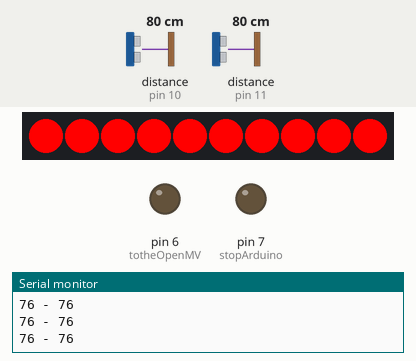
A sketch run on a simulated Arduino Uno, built with avr-gcc and run on an emulated ATmega328P. On the bench: 10 RGB LEDs in strip order, left to right, output pins drawn as LEDs (lit = HIGH), the last lines printed to the serial monitor. Wiring (inferred from the names in the program): 2 × ultrasonic range finder: trigger pin 9, echo pin 11 / trigger pin 12, echo pin 10. The inputs (shaded band) are chosen by the test bench; at power-on: distance to the obstacle (sensors on pin 10, pin 11) 80 cm. The echo pulse lasts 58.3 µs per cm; pins used as bus, display or sensor lines are not drawn.

Above: at 1.4 s.
1.5 s: distance to the obstacle (sensor on pin 10) set to 49 cm
3.0 s: distance to the obstacle (sensor on pin 10) set to 40 cm
At 4.4 s:
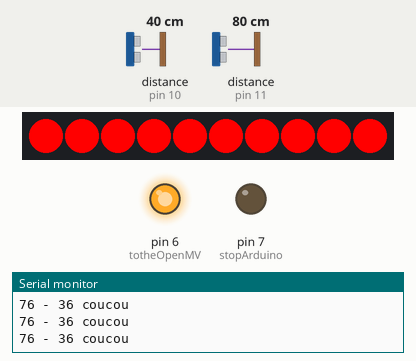
4.7 s: distance to the obstacle (sensor on pin 11) set to 31 cm
6.2 s: distance to the obstacle (sensor on pin 11) set to 26 cm
At 7.1 s:
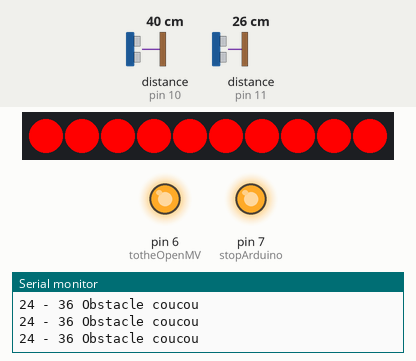
7.8 s: distance to the obstacle (sensor on pin 11) set to 35 cm
At 8.5 s:
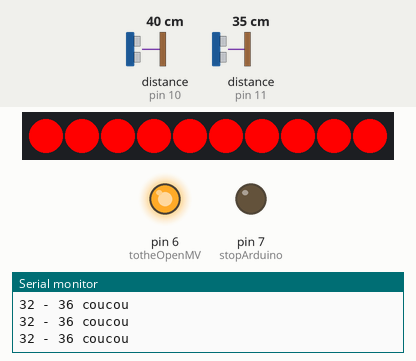
Timing chart, 0 to 10.3 s (numbered marks = the images above; inputs shaded):
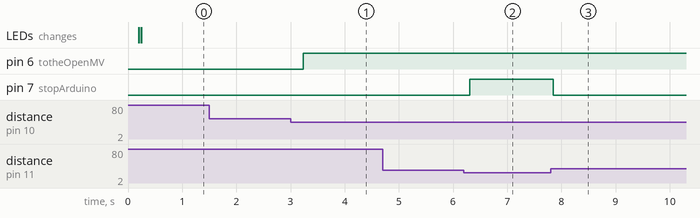

Measured:
- the behaviour switches between 45 and 44 cm on distance to the obstacle (sensor on pin 10) (found by bisection; images 0 and 1)
- the behaviour switches between 29 and 28 cm on distance to the obstacle (sensor on pin 11) (found by bisection; images 1 and 2)
- after the input at 3.0 s, pin 6 (totheOpenMV): LOW → HIGH after 0.24 s
- after the input at 6.2 s, pin 7 (stopArduino): LOW → HIGH after 0.11 s
- after the input at 7.8 s, pin 7 (stopArduino): HIGH → LOW after 0.05 s

The sketch:

1.0xbee.ino
```cpp
#include <FastLED.h>
#include <SoftwareSerial.h>

// En gros meme programme que le 0.5uss mais avec le xbee (et les coraux)

// UltraSonicSensors
const byte trigD = 9; //9
const byte echoD = 11; //11
const byte trigH = 12; //12
const byte echoH = 10; //10

const byte stopArduino = 7; // obstacle
const byte totheOpenMV = 6; // coucou / change cible
const byte emergencyStop = 5; //Coupe tortue

byte obst = 0;
byte coucou = 0;
byte stops = 0;

// Leds
const byte num_leds=10;
const byte data_pin=5;
int lumi=120;
CRGB leds[num_leds];

// Xbee
#include <SoftwareSerial.h>
const byte rxPin = 2; // A connecter a la broche DOUT
const byte txPin = 3; // A connecter a la broche DIN
String message = "";
SoftwareSerial xbee(rxPin, txPin);

void setup()
{
  Serial.begin(38400);
  delay(200);
  Serial.println("Meh");
  xbee.begin(9600);
  pinMode(stopArduino, OUTPUT);
  pinMode(totheOpenMV, OUTPUT);
  pinMode(emergencyStop, OUTPUT);
  // Leds
  FastLED.addLeds<NEOPIXEL, data_pin>(leds, num_leds);
  for(int i=0;i<num_leds;i++){
    leds[i]=CRGB::Black;
  }
  FastLED.show();
  digitalWrite(totheOpenMV, LOW);
}
void loop()
{
  int distanceD = distance(trigD, echoD);
  int distanceH = distance(trigH, echoH);

  Serial.print(distanceD);
  Serial.print(" - ");
  Serial.print(distanceH);
  Serial.print(" ");
  //Serial.print(" - Obst:");

  if(distanceD <= 25){
    obst = 1;
    digitalWrite(stopArduino, HIGH);

    // Leds
    for(int i=0;i<num_leds;i++){
      leds[i]=CRGB::Red;
    }
    FastLED.show();

    // Xbee
    if(coucou == 0){
      xbee.println(9999);
      //Serial.println("999");
    } else {
      xbee.println(7777);
      //Serial.println("777");
    }

    Serial.print("Obstacle ");
    delay(50);
  } else {
    digitalWrite(stopArduino, LOW);
    obst = 0;
    for(int i=0;i<num_leds;i++){
      leds[i]=CRGB::Red;
    }
    FastLED.show();
    delay(100);
  }
  if(distanceH <= 20){
    digitalWrite(emergencyStop, HIGH);
    stops = 1;
    //Serial.print("Stop complet - ");
  }
  if(distanceH <= 40){
    coucou = 1;
    digitalWrite(totheOpenMV, HIGH);
    //Serial.print("Coucou - ");
  }else{

  }
  if(coucou == 1){
    Serial.print("coucou ");
  }
  if(stops == 1){
    Serial.print("stop ");
  }
  Serial.println();
}

float distance(int _trig, int _echo){
  pinMode(_trig, OUTPUT);
  pinMode(_echo, INPUT);
  int moyenne = 0;
  for(int i=0;i<4;i++){
    digitalWrite(_trig, LOW);
    delayMicroseconds(2);
    digitalWrite(_trig, HIGH);
    delayMicroseconds(10);
    digitalWrite(_trig, LOW);
    long _tmps = pulseIn(_echo, HIGH, 10000);
    if(_tmps == 0){
      moyenne += 999;
    } else {
      moyenne += 0.25 * _tmps*0.034/2;
    }
  }
  return moyenne;
}
```
